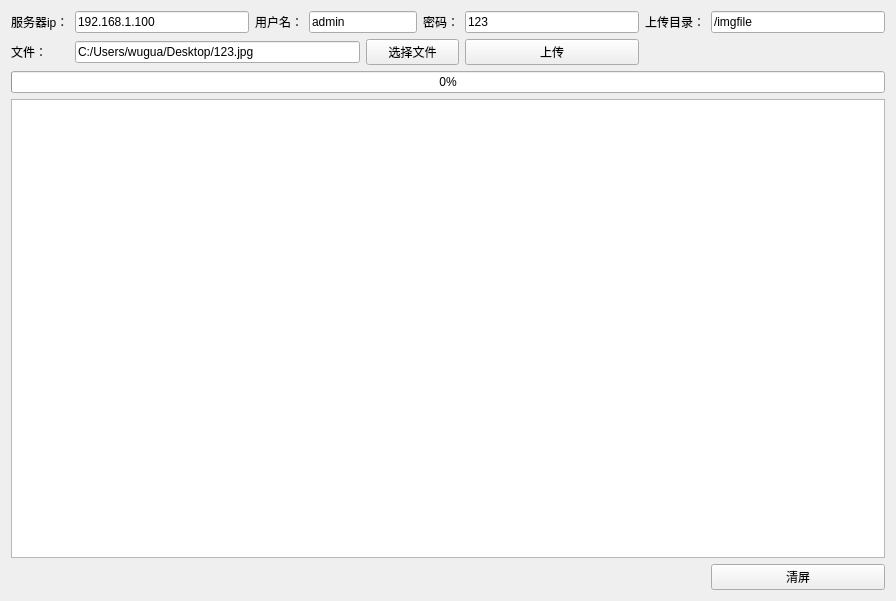
<?xml version="1.0" encoding="UTF-8"?>
<ui version="4.0">
 <class>Widget</class>
 <widget class="QWidget" name="Widget">
  <property name="geometry">
   <rect>
    <x>0</x>
    <y>0</y>
    <width>896</width>
    <height>601</height>
   </rect>
  </property>
  <property name="windowTitle">
   <string>Widget</string>
  </property>
  <layout class="QGridLayout" name="gridLayout">
   <item row="0" column="0">
    <widget class="QLabel" name="label">
     <property name="text">
      <string>服务器ip：</string>
     </property>
    </widget>
   </item>
   <item row="0" column="1">
    <widget class="QLineEdit" name="leUrl">
     <property name="text">
      <string>192.168.1.100</string>
     </property>
    </widget>
   </item>
   <item row="0" column="2">
    <widget class="QLabel" name="label_3">
     <property name="text">
      <string>用户名：</string>
     </property>
    </widget>
   </item>
   <item row="0" column="3" colspan="2">
    <widget class="QLineEdit" name="leUrl_3">
     <property name="text">
      <string>admin</string>
     </property>
    </widget>
   </item>
   <item row="0" column="5">
    <widget class="QLabel" name="label_4">
     <property name="text">
      <string>密码：</string>
     </property>
    </widget>
   </item>
   <item row="0" column="6">
    <widget class="QLineEdit" name="leUrl_4">
     <property name="text">
      <string>123</string>
     </property>
    </widget>
   </item>
   <item row="0" column="7">
    <widget class="QLabel" name="label_2">
     <property name="text">
      <string>上传目录：</string>
     </property>
    </widget>
   </item>
   <item row="0" column="8">
    <widget class="QLineEdit" name="leUrl_2">
     <property name="text">
      <string>/imgfile</string>
     </property>
    </widget>
   </item>
   <item row="1" column="0">
    <widget class="QLabel" name="label_5">
     <property name="text">
      <string>文件：</string>
     </property>
    </widget>
   </item>
   <item row="1" column="1" colspan="3">
    <widget class="QLineEdit" name="leUrl_5">
     <property name="text">
      <string>C:/Users/wugua/Desktop/123.jpg</string>
     </property>
    </widget>
   </item>
   <item row="1" column="4" colspan="2">
    <widget class="QPushButton" name="pushButton">
     <property name="text">
      <string>选择文件</string>
     </property>
    </widget>
   </item>
   <item row="1" column="6">
    <widget class="QPushButton" name="btnStart">
     <property name="text">
      <string>上传</string>
     </property>
    </widget>
   </item>
   <item row="2" column="0" colspan="9">
    <widget class="QProgressBar" name="progressBar">
     <property name="value">
      <number>0</number>
     </property>
    </widget>
   </item>
   <item row="3" column="0" colspan="9">
    <widget class="QTextEdit" name="textEdit"/>
   </item>
   <item row="4" column="8">
    <widget class="QPushButton" name="btnClear">
     <property name="text">
      <string>清屏</string>
     </property>
    </widget>
   </item>
  </layout>
 </widget>
 <layoutdefault spacing="6" margin="11"/>
 <resources/>
 <connections/>
</ui>
